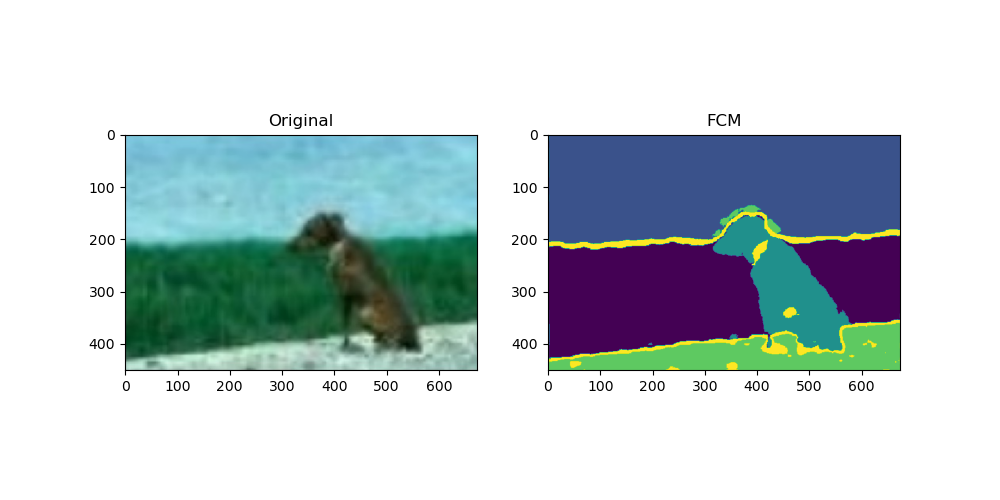

Write the Python code that produced this figure.
import numpy as np
import cv2
import matplotlib.pyplot as plt
from matplotlib import font_manager

def initialize_membership(X, c):
    """初始化隶属度矩阵"""
    U = np.random.dirichlet(np.ones(c), size=X.shape[0])
    return U

def update_centroids(X, U, m):
    """更新质心"""
    um = U ** m
    centroids = (um.T @ X) / um.sum(axis=0)[:, None]
    return centroids

def update_membership(X, centroids, m):
    """更新隶属度矩阵"""
    dist = np.linalg.norm(X[:, None] - centroids, axis=2)
    dist = np.fmax(dist, np.finfo(np.float64).eps)  # 避免除以零
    inv_dist = 1.0 / dist
    power = 2.0 / (m - 1)
    U_new = inv_dist ** power / (inv_dist ** power).sum(axis=1, keepdims=True)
    return U_new

def has_converged(U, U_new, tol=1e-4):
    """检查隶属度矩阵是否收敛"""
    return np.linalg.norm(U - U_new) < tol

def fcm(X, c, m=2.0, max_iters=100):
    """FCM聚类算法"""
    U = initialize_membership(X, c)
    for _ in range(max_iters):
        centroids = update_centroids(X, U, m)
        U_new = update_membership(X, centroids, m)
        if has_converged(U, U_new):
            break
        U = U_new
    return U, centroids


# 加载图像，确保路径没有中文字符或空格
image = cv2.imread(r"D:\Pycharm Project\machine-learning\Project_6\dog.png")

image = cv2.cvtColor(image, cv2.COLOR_BGR2RGB)

# 将图像重塑为2D数组
pixels = image.reshape(-1, 3)

# 使用FCM聚类
c = 5  # 聚类数量
U, centroids = fcm(pixels, c)

# 获取每个像素的簇标签
clusters = np.argmax(U, axis=1)

# 重塑聚类结果以形成分割图像
segmented_image = clusters.reshape(image.shape[:2])

# 显示原始图像和分割后的图像
fig, ax = plt.subplots(1, 2, figsize=(10, 5))
ax[0].imshow(image)
ax[0].set_title('Original')
ax[1].imshow(segmented_image)
ax[1].set_title('FCM')
plt.show()
